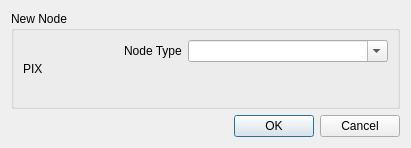
<?xml version="1.0" encoding="UTF-8"?>
<ui version="4.0">
 <class>Dialog</class>
 <widget class="QDialog" name="Dialog">
  <property name="geometry">
   <rect>
    <x>0</x>
    <y>0</y>
    <width>411</width>
    <height>148</height>
   </rect>
  </property>
  <property name="windowTitle">
   <string>New Node</string>
  </property>
  <layout class="QVBoxLayout" name="verticalLayout">
   <item>
    <widget class="QGroupBox" name="groupBox">
     <property name="title">
      <string>New Node</string>
     </property>
     <layout class="QHBoxLayout" name="horizontalLayout_3">
      <item>
       <widget class="QLabel" name="pictureLabel">
        <property name="text">
         <string>PIX</string>
        </property>
       </widget>
      </item>
      <item>
       <layout class="QFormLayout" name="formLayout">
        <property name="fieldGrowthPolicy">
         <enum>QFormLayout::FieldsStayAtSizeHint</enum>
        </property>
        <item row="0" column="0">
         <widget class="QLabel" name="label_2">
          <property name="text">
           <string>Node Type</string>
          </property>
         </widget>
        </item>
        <item row="0" column="1">
         <widget class="QComboBox" name="comboBox">
          <property name="minimumSize">
           <size>
            <width>200</width>
            <height>0</height>
           </size>
          </property>
          <property name="editable">
           <bool>true</bool>
          </property>
          <property name="frame">
           <bool>true</bool>
          </property>
         </widget>
        </item>
        <item row="1" column="1">
         <widget class="QWidget" name="widget" native="true">
          <layout class="QHBoxLayout" name="horizontalLayout">
           <property name="spacing">
            <number>4</number>
           </property>
           <property name="margin">
            <number>0</number>
           </property>
          </layout>
         </widget>
        </item>
        <item row="2" column="1">
         <widget class="QWidget" name="widget_2" native="true">
          <layout class="QHBoxLayout" name="horizontalLayout_2">
           <property name="spacing">
            <number>4</number>
           </property>
           <property name="margin">
            <number>0</number>
           </property>
          </layout>
         </widget>
        </item>
        <item row="3" column="1">
         <widget class="QWidget" name="widget_3" native="true">
          <property name="minimumSize">
           <size>
            <width>30</width>
            <height>0</height>
           </size>
          </property>
          <layout class="QHBoxLayout" name="horizontalLayout_4">
           <property name="leftMargin">
            <number>5</number>
           </property>
           <property name="topMargin">
            <number>0</number>
           </property>
           <property name="rightMargin">
            <number>0</number>
           </property>
           <property name="bottomMargin">
            <number>0</number>
           </property>
          </layout>
         </widget>
        </item>
       </layout>
      </item>
     </layout>
    </widget>
   </item>
   <item>
    <widget class="QDialogButtonBox" name="buttonBox">
     <property name="orientation">
      <enum>Qt::Horizontal</enum>
     </property>
     <property name="standardButtons">
      <set>QDialogButtonBox::Cancel|QDialogButtonBox::Ok</set>
     </property>
    </widget>
   </item>
  </layout>
 </widget>
 <resources/>
 <connections>
  <connection>
   <sender>buttonBox</sender>
   <signal>accepted()</signal>
   <receiver>Dialog</receiver>
   <slot>accept()</slot>
   <hints>
    <hint type="sourcelabel">
     <x>248</x>
     <y>254</y>
    </hint>
    <hint type="destinationlabel">
     <x>157</x>
     <y>274</y>
    </hint>
   </hints>
  </connection>
  <connection>
   <sender>buttonBox</sender>
   <signal>rejected()</signal>
   <receiver>Dialog</receiver>
   <slot>reject()</slot>
   <hints>
    <hint type="sourcelabel">
     <x>316</x>
     <y>260</y>
    </hint>
    <hint type="destinationlabel">
     <x>286</x>
     <y>274</y>
    </hint>
   </hints>
  </connection>
 </connections>
</ui>
